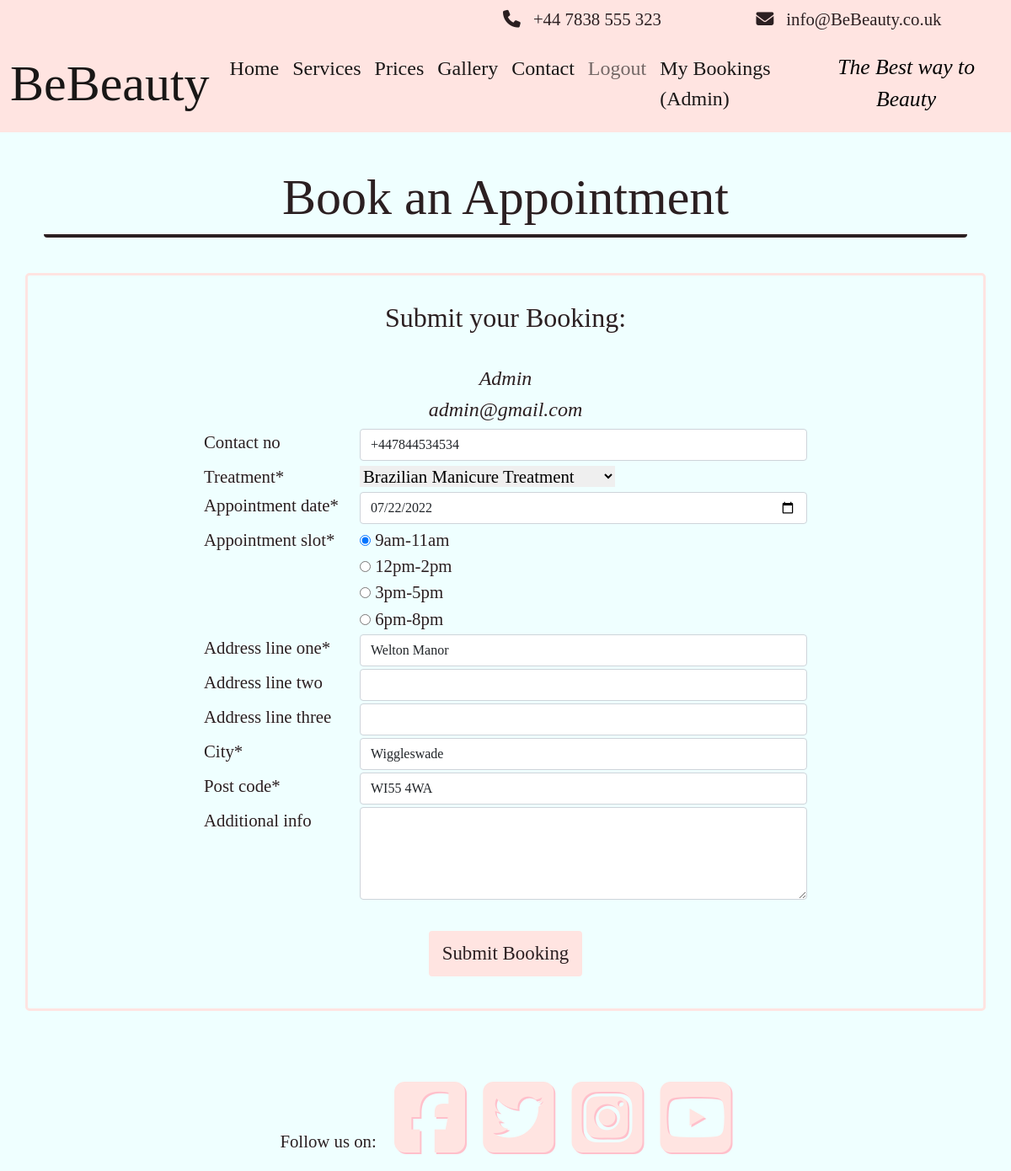
The page /booking/2/edit (signed in) on the database its author committed.
### booking/models.py (models this page shows, shortened)
class Booking(models.Model):
    booking_id = models.BigAutoField(primary_key=True, unique=True)
    user = models.ForeignKey(User, on_delete=models.CASCADE, related_name="User")
    contact_no = PhoneNumberField(region="GB", null=False, blank=False)
    email = models.EmailField()
    treatment = models.ForeignKey(Treatment, on_delete=models.CASCADE, related_name="Treatment_Name")
    booking_time = models.DateField(auto_now=True)
    appointment_date = models.DateField()
    appointment_slot = models.IntegerField(choices=TIMESLOTS)
    address_line_one = models.CharField(max_length=60)
    address_line_two = models.CharField(max_length=60, blank=True)
    address_line_three = models.CharField(max_length=60, blank=True)
    city = models.CharField(max_length=20)
    post_code = models.CharField(max_length=10)
    additional_info = models.TextField(max_length=300, blank=True)
    cancelled = models.IntegerField(choices=APPOINTMENT_STATUS, default=0)
    class Meta:
        ordering = ['appointment_date', 'appointment_slot']
        constraints = [
            models.UniqueConstraint(fields=['appointment_date', 'appointment_slot'], name='unique_booking')
        ]

### booking/views.py (the view)
# urls.py: path('booking/<int:pk>/edit', EditBookingView.as_view(), name='edit-booking'),
class EditBookingView(SuccessMessageMixin, UpdateView):
    template_name = 'booking_form.html'
    form_class = BookingForm
    model = Booking
    success_message = 'Your booking details has been updated.'
    def get_queryset(self):
        queryset = super().get_queryset()
        return queryset.filter(user=self.request.user)

### booking/forms.py (called while the page is built)
    @property
    def helper(self):
        helper = FormHelper()
        helper.layout = Layout()
        for field in self.Meta().fields:
            helper.layout.append(
                Field(field, wrapper_class='row'),
            )
        helper.field_class = 'col-sm-9'
        helper.label_class = 'col-sm-3'
        helper.layout.append(HTML('<br>'))
        helper.layout.append(HTML('<div class="col-sm-12 form-group">'))
        helper.layout.append(HTML('<div class="text-center">'))
        helper.layout.append(Submit('submit', 'Submit Booking', css_class='pag-page-btn center-button'))
        helper.layout.append(HTML('</div>'))
        helper.layout.append(HTML('</div>'))
        return helper

### treatment/models.py (called while the page is built)
    def __str__(self):
        return f"{self.treatment_name}"

### templates/booking_form.html (shortened to what this page needs)
{% extends "base.html" %}
{% load static %}
{% load crispy_forms_tags %}
{% block content %}
{% if user.is_authenticated %}
<br>
<div class="container">
    <div class="box-wrap">
        <h1 class="center-text title-font smaller-sub-title">Book an Appointment</h1>
    </div>
</div>
<br>
<div class="container booking-box">
    <br>
    <div class="container booking-form-font-size">
        <div class="row">
            <div class="col-sm-1 col-md-2"></div>
            <div class="col-lg-8">
                <form method="POST">
                    <div class="text-center">
                        <h2>Submit your Booking:</h2>
                    </div>
                    <br>
                    <div class="text-center">
                        <h4><i>{{ user.username }}</i></h4>
                    </div>
                    <div class="text-center">
                        <h4><i> {{ user.email }}</i></h4>
                    </div>
                    {% crispy form %}
                </form>
            </div>
            <div class="col-sm-2"></div>
        </div>
        <br>
    </div>
</div>
<br>
<br>
{% endif %}
{% endblock %}

### templates/base.html (shortened to what this page needs)
{% load static %}
<!DOCTYPE html>
<html lang="en">
<head>
    <link href="https://cdn.jsdelivr.net/npm/bootstrap@5.0.1/dist/css/bootstrap.min.css" rel="stylesheet">
    <link href="{% static 'fontawesomefree/css/all.min.css' %}" rel="stylesheet">
    <link rel="stylesheet" href="https://cdnjs.cloudflare.com/ajax/libs/hover.css/2.3.1/css/hover-min.css" />
    <link rel="stylesheet" href="{% static 'css/style.css' %}">
</head>
<body class="d-flex flex-column h-100 main-bg">
    <div class="container-fluid above-nav">
        <div class="row justify-content-end padding-top">
            <div class=" col-lg-8 col-sm-7 contact-holder extra-padding">
                <i class="fa-solid fa-phone extra-padding"></i>+44 7838 555 323
            </div>
            <div class="col-lg-4 col-sm-5 contact-holder extra-padding text-center">
                <i class="fa-solid fa-envelope extra-padding"></i>info@BeBeauty.co.uk
            </div>
        </div>
    </div>
    <nav class="navbar navbar-expand-lg navbar-light">
        <div class="container-fluid">
            <a class="navbar-brand" href="{% url 'home' %}"><span class="brand title-font nav-title">BeBeauty</a>
            <div class="collapse navbar-collapse" id="navbarText">
                <ul class="navbar-nav me-auto mb-2 mb-lg-0">
                    <li class="nav-item">
                        <a class="nav-link active" aria-current="page" href="{% url 'home' %}">Home</a>
                    </li>
                    <li class="nav-item">
                        <a class="nav-link active" aria-current="page" href="{% url 'services' %}">Services</a>
                    </li>
                    <li class="nav-item">
                        <a class="nav-link active" aria-current="page" href="{% url 'price-list' %}">Prices</a>
                    </li>
                    <li class="nav-item">
                        <a class="nav-link active" aria-current="page" href="{% url 'gallery' %}">Gallery</a>
                    </li>
                    <li class="nav-item">
                        <a class="nav-link active" aria-current="page" href="{% url 'contact' %}">Contact</a>
                    </li>
                    {% if user.is_authenticated %}
                    <li class="nav-item">
                        <a class="nav-link" href="{% url 'account_logout' %}">Logout</a>
                    </li>
                    <li class="nav-item">
                        <a class="nav-link active" aria-current="page" href="{% url 'bookings' %}">My Bookings
                            ({{ user.username }})</a>
                    </li>
                    {% endif %}
                </ul>
                <span class="slogon text-center">
                    The Best way to Beauty
                </span>
            </div>
        </div>
    </nav>
    <main class="flex-shrink-0 main-bg">
        {% block content %}{% endblock content %}
    </main>
    <footer class="footer mt-auto py-3 dark-bg">
        <p class="m-0 text-center text-black">Follow us on:
            <i class="fab fa-facebook-square ms-3 hvr-pulse button"></i>
            <i class="fab fa-twitter-square ms-3 hvr-pulse button"></i>
            <i class="fab fa-instagram-square ms-3 hvr-pulse button"></i>
            <i class="fab fa-youtube-square ms-3 hvr-pulse button"></i></p>
    </footer>
</body>
</html>

### static/css/style.css (style rules this page uses)
* { margin: 0; padding: 0; border: 0; }
body { background-color: rgb(239, 255, 255); color: #2b1f21; font-family: 'Zilla Slab', serif; font-size: 1.3em; }
.title-font { font-family: 'Playfair Display', serif; text-align: center; }
.contact-holder { text-align: end; }
.nav-title { font-size: 5vmin; }
nav { background-color: mistyrose; font-family: 'Zilla Slab', serif; }
.above-nav { background-color: mistyrose; font-family: 'Zilla Slab', serif; }
footer { padding: 3em; }
footer .fab { font-size: 8vmin; color: mistyrose; text-shadow: 2px 2px pink; }
.extra-padding { padding: 0px 15px; }
.padding-top { padding-top: 7px; }
nav li a { font-size: 1.5rem; }
.smaller-sub-title { font-size: 5vw; }
.box-wrap { margin: 10px; border-bottom: 4px #2b1f21 solid; border-radius: 4px; }
.slogon { font-family: 'Playfair Display'; font-style: italic; font-size: 1.6rem; color: black; }
.pag-page-btn { background-color: mistyrose; border-radius: 4px; border: 4px mistyrose solid; color: #2b1f21; font-family: 'Zilla Slab', serif; font-size: 1.3rem; margin: 3px 3px; }
.center-button { font-size: 1.1em; }
.booking-box { border: 3px mistyrose solid; border-radius: 5px; }
.row { margin-bottom: 3px; }

### rows shown on the page
Booking: contact_no "+447844534534", treatment "Brazilian Manicure Treatment", appointment_date "07/22/2022", appointment_slot "☑ 9am-11am ☐ 12pm-2pm ☐ 3pm-5pm ☐ 6pm-8pm", address_line_one "Welton Manor", city "Wiggleswade", post_code "WI55 4WA"

### other values the page prints
{{ user.username }} "Admin"
{{ user.email }} "admin@gmail.com"
